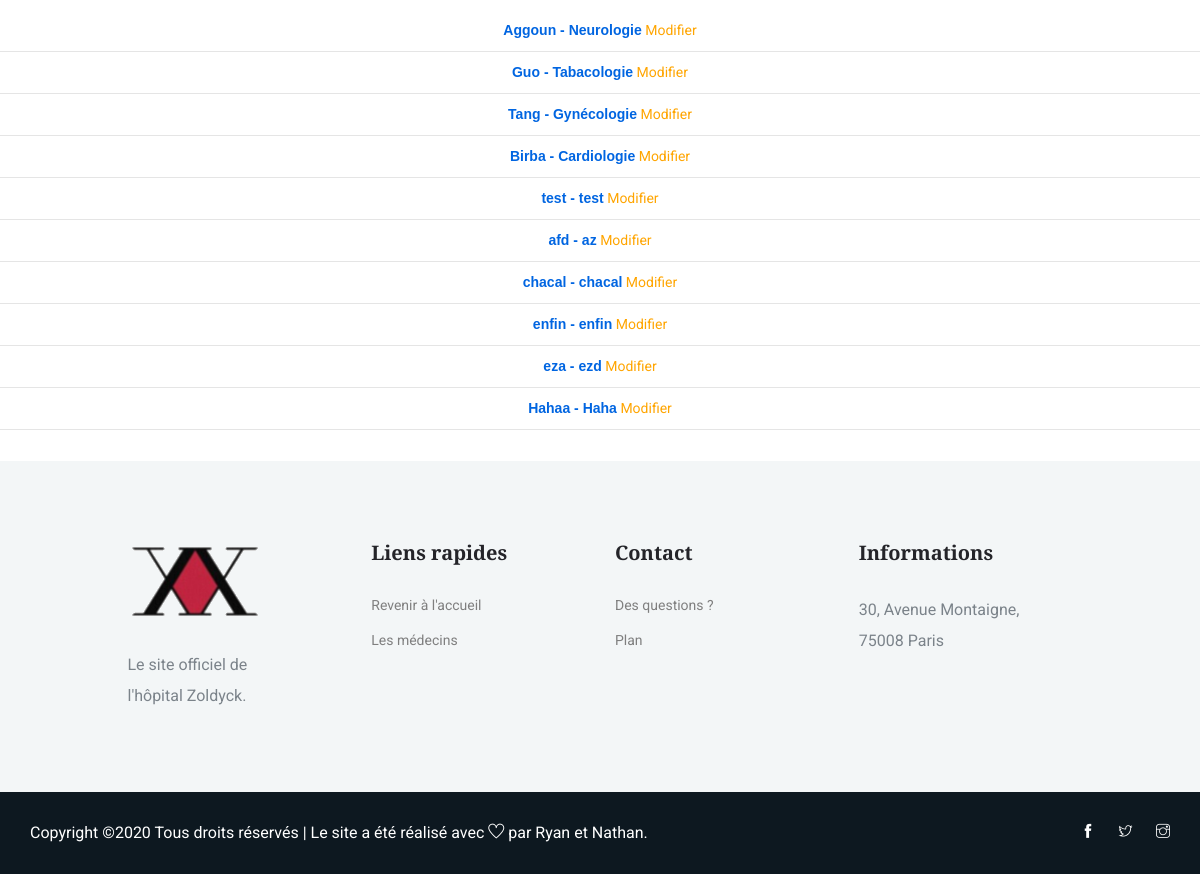
The page /views/add_doctor.php (lower part) on the database as committed earlier.
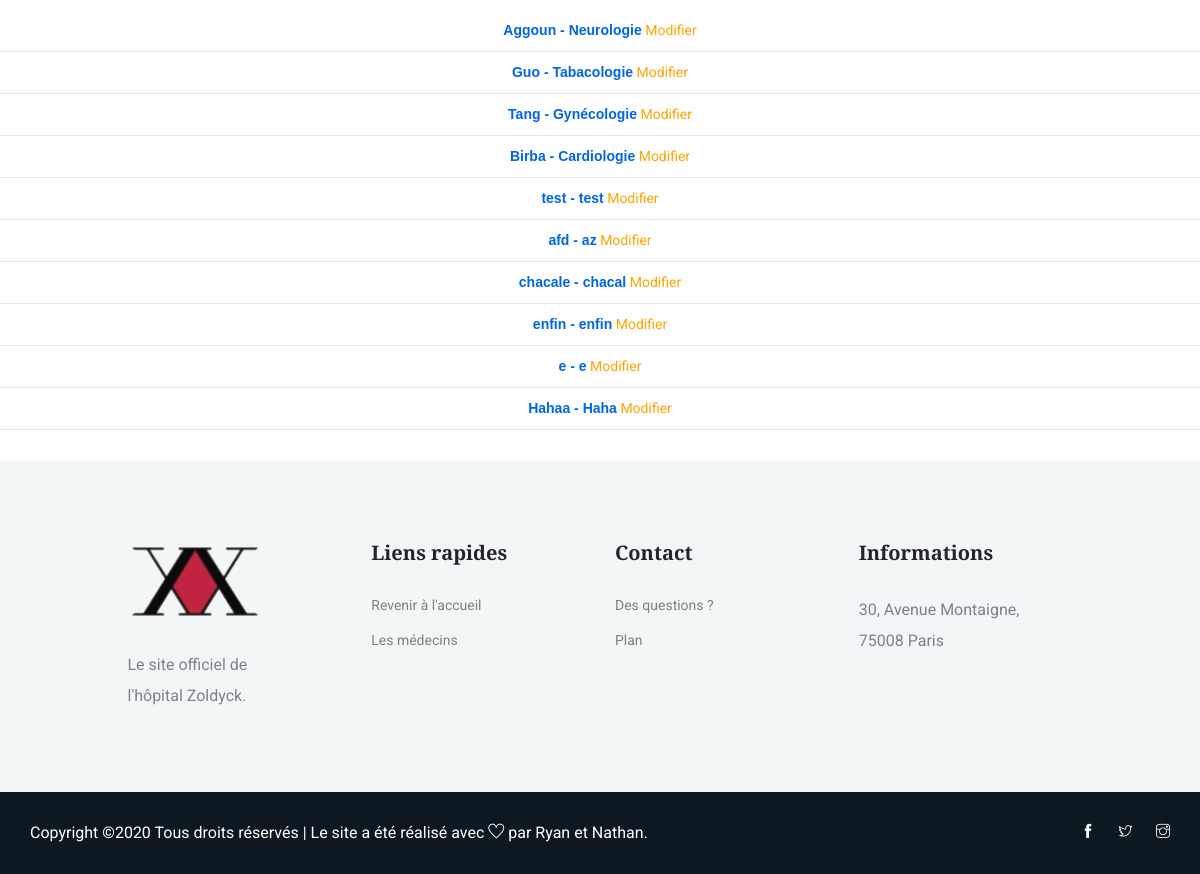
The same page on the database as committed later.
### tables this page shows
CREATE TABLE IF NOT EXISTS `medecin` (
  `id` int(11) NOT NULL AUTO_INCREMENT,
  `nom` varchar(50) NOT NULL,
  `mail` varchar(150) NOT NULL,
  `lieu` varchar(50) NOT NULL,
  `specialite` varchar(50) NOT NULL,
  `identifiant` varchar(50) NOT NULL,
  `mdp` varchar(50) NOT NULL,
  `approuve` int(11) NOT NULL,
  PRIMARY KEY (`id`),
  UNIQUE KEY `fk_medecin` (`nom`)
);

### views/add_doctor.php (the view, shortened to what this page needs)
<!DOCTYPE html>
<html lang="en">
<head>
    <link rel="stylesheet" href="https://maxcdn.bootstrapcdn.com/bootstrap/3.3.7/css/bootstrap.min.css">
    <?php
          require_once('navbar.php');
        ?>
<body>
	<?php
	try{
		$bdd= new PDO('mysql:host=localhost;dbname=hopital; charset=utf8','root','');
	}
	catch (Exception $e){
		die('Erreur:'.$e->getMessage());
	}
	?>
<br>
    <div align="center">
    <?php
    $select_all_members = $bdd->query('SELECT * FROM medecin');
    if($select_all_members->rowCount() > 0)
    {
      while($m = $select_all_members->fetch()){
        ?>
        <b style="font-family: Arial, sans-serif"><?= $m['nom']; ?> - <?= $m['specialite']; ?></b> <a href="modify_doctor.php?id=<?= $m['id']; ?>" style="text-decoration: none; color: orange;" style="font-family: Arial, sans-serif">Modifier</
          a><hr/>
        <?php
      }
    } else {
      echo 'Aucun membre';
    }
     ?>
    </div>
    <br>
    <?php
    require_once('footer.php');
     ?>
</html>

Rows that differ between the two databases and show on the page:
changed medecin "chacal": nom "chacal" → "chacale"
changed medecin (number 9 of 10 on the later page): nom "eza" → "e"; specialite "ezd" → "e"
